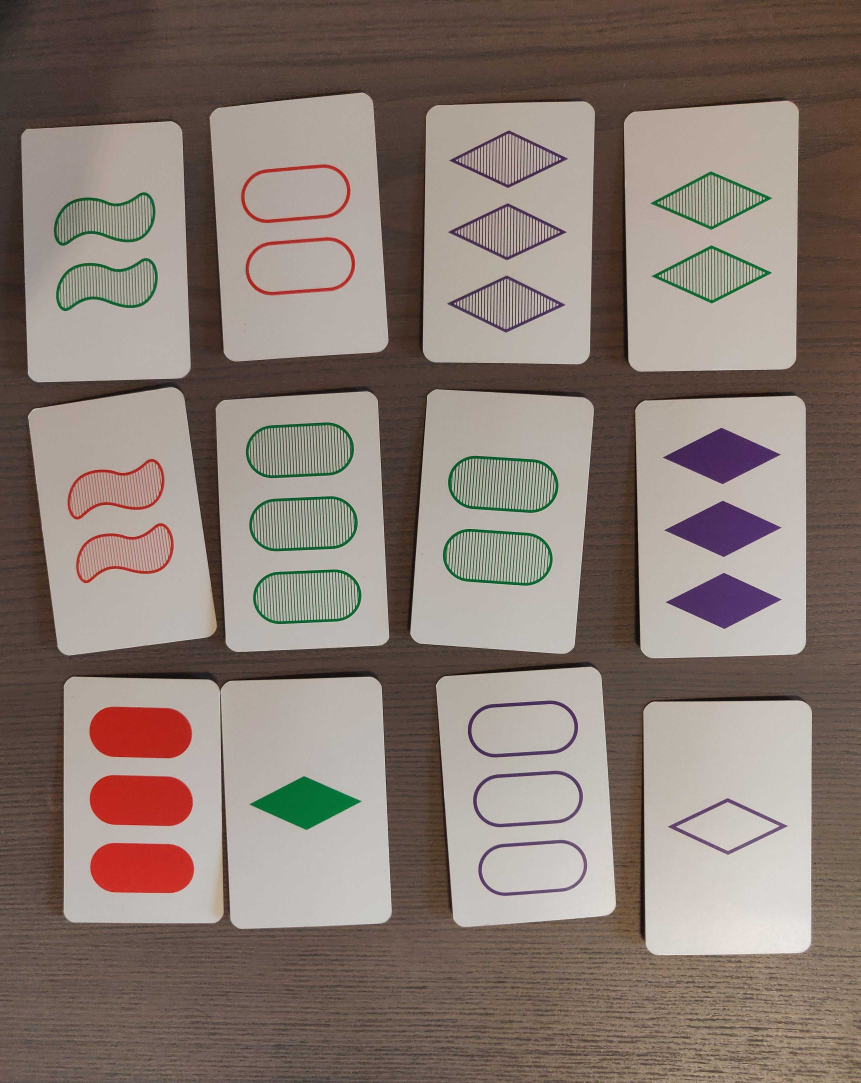
#> input picture img/2/set2.jpg, 3441 x 4332 px, found by its file name (shown at 1/4 size)
$ python contour.py   (older library calls are emulated)
#> lines starting #> are read from the running program, lines starting #| are printed output that depends on the picture; after the words box and inside, x2 and y2 are one past the last pixel; in counts of white or black regions, pixels touching at a corner belong together
import cv2
import numpy as np


#Path to the image (without the extension)
imagefile = "img\\2\\set2"

#For card recognition
lower_white = np.array([0, 0, 150])
upper_white = np.array([180, 75, 255])

#Returning black image
def black(image):
    blck = np.zeros(image.shape, np.uint8)
    return cv2.cvtColor(blck, cv2.COLOR_BGR2GRAY)

#Writing the image to the disk, with the given extension.
#Mainly used for debugging
def write(location, image):
    cv2.imwrite(imagefile + location + ".jpg", image)


#Loading the image into cv2
img = cv2.imread(imagefile + ".jpg", cv2.IMREAD_COLOR)
#> img is the input picture: shape (4332, 3441, 3); mean B, G, R 115.2, 123.3, 137.3
blur = cv2.medianBlur(img, 5)
blur_gray = cv2.cvtColor(blur, cv2.COLOR_BGR2GRAY)
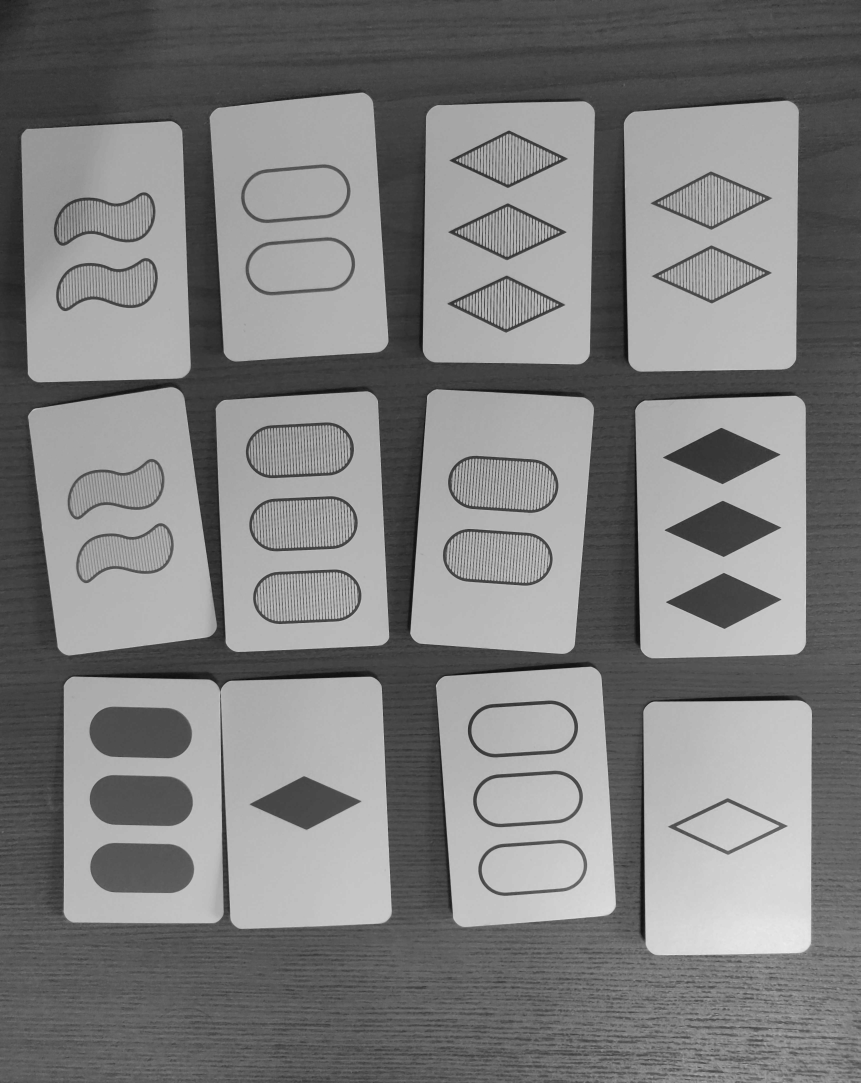
#> blur_gray: shape (4332, 3441) (shown at 1/4 size); min 9, max 238, mean 126.7
threshold = cv2.adaptiveThreshold(blur_gray, 255, cv2.ADAPTIVE_THRESH_GAUSSIAN_C, cv2.THRESH_BINARY, 201, 20)
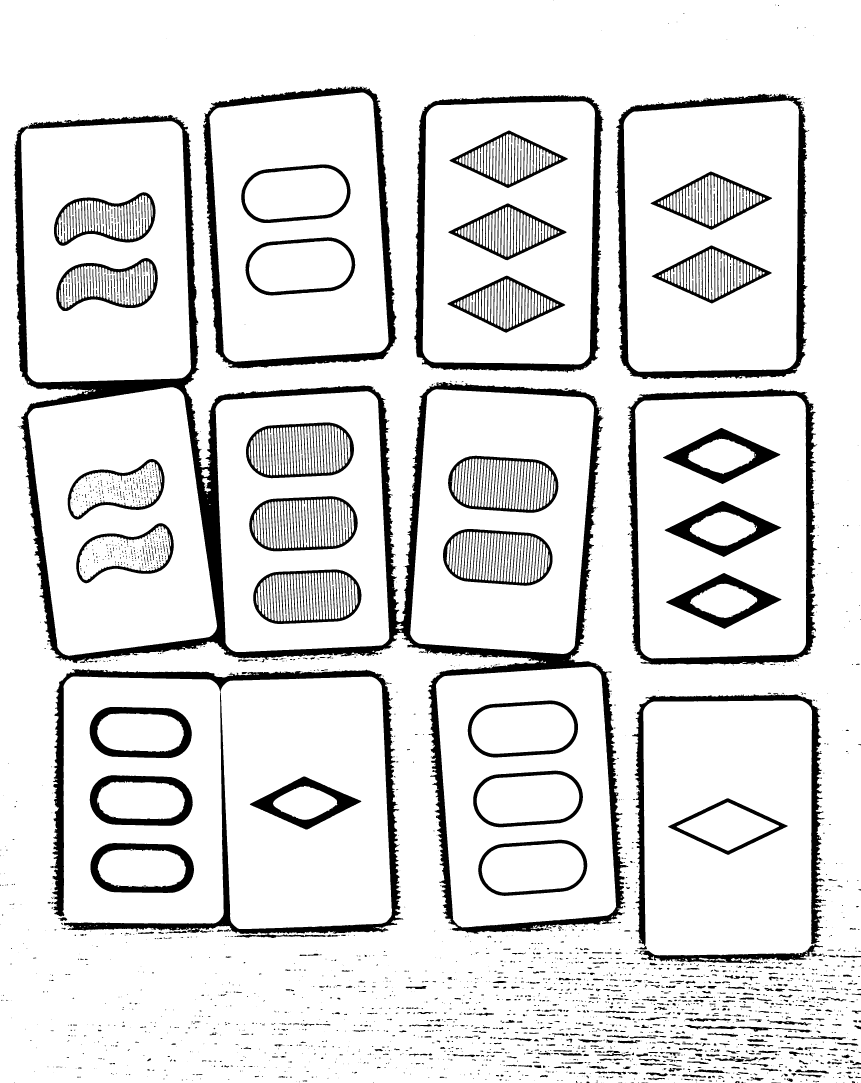
#> threshold: shape (4332, 3441) (shown at 1/4 size); 88% white; 2955 black regions (1697 under 20 px)
write("_thresh", threshold)


_, thresh_cnt, _ = cv2.findContours(threshold, cv2.RETR_LIST, cv2.CHAIN_APPROX_SIMPLE)
#> thresh_cnt = 3606 contours, 1676 with area under 20; largest, box (x1, y1, x2, y2) and area: (0, 0, 3441, 4332) 14896222, (54, 458, 2514, 3736) 3769842, (2463, 373, 3231, 1518) 819589, (1656, 379, 2416, 1492) 788788, (2509, 1554, 3272, 2661) 785856

trs_cnt = [contour for contour in thresh_cnt if  1000000 > cv2.contourArea(contour) > 100000]
#> trs_cnt = 14 contours; largest, box (x1, y1, x2, y2) and area: (2463, 373, 3231, 1518) 819589, (1656, 379, 2416, 1492) 788788, (2509, 1554, 3272, 2661) 785856, (811, 345, 1588, 1475) 770524, (2495, 402, 3196, 1487) 722176
print(len(trs_cnt))
#| 14
firkanter = cv2.drawContours(img, trs_cnt, -1, (255, 0, 255), 5)
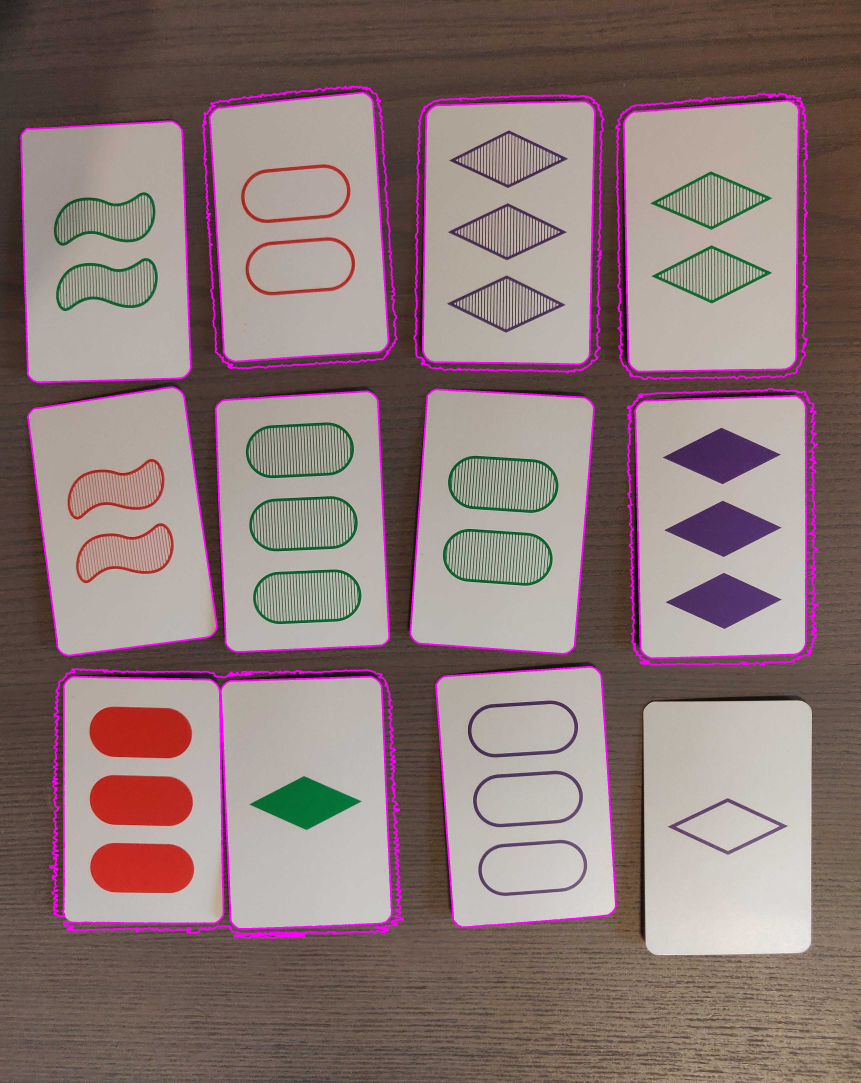
#> firkanter: shape (4332, 3441, 3) (shown at 1/4 size); mean B, G, R 119.8, 120.6, 141.3
write("_firkant", firkanter)

maske = cv2.drawContours(black(img), trs_cnt, -1, (255), -1)
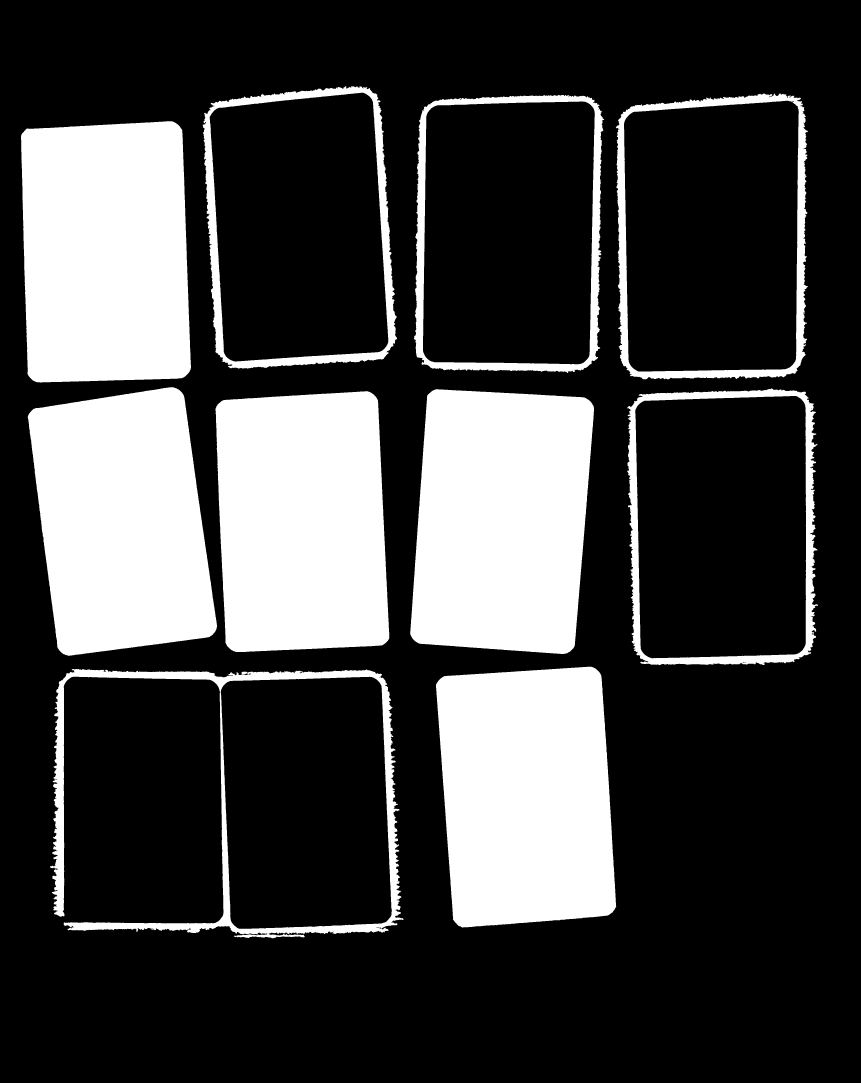
#> maske: shape (4332, 3441) (shown at 1/4 size); 25.8% white; 10 white regions, largest, box (x1, y1, x2, y2) and area: (1641, 1557, 2376, 2616) 680511, (84, 485, 764, 1530) 662775, (862, 1565, 1557, 2608) 661599
write("_sort", maske)


for i in trs_cnt:
    print(cv2.contourArea(i))
#> this loop made 14 passes
#| 145168.5
#| 658548.5
#| 692396.5
#| 659990.0
#| 678882.5
#| 785856.0
#| 636781.0
#| 661159.0
#> (further printed lines are left out)
